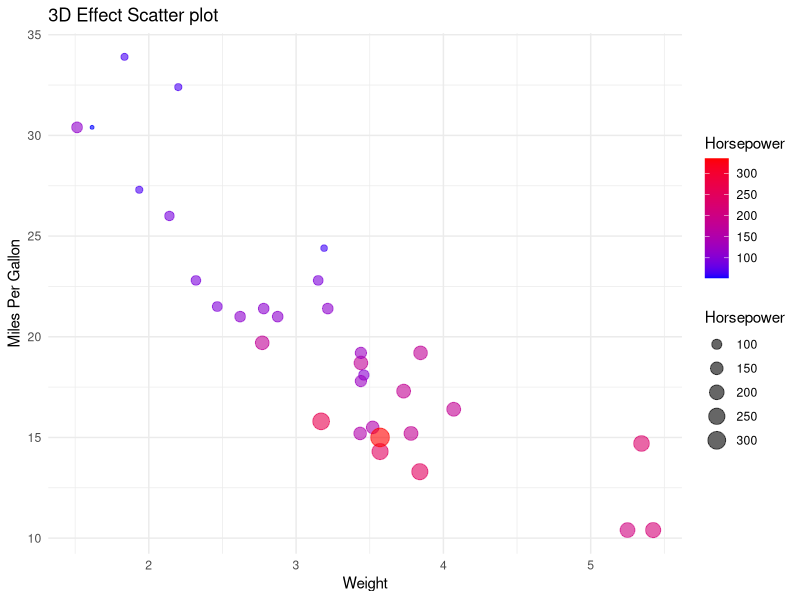
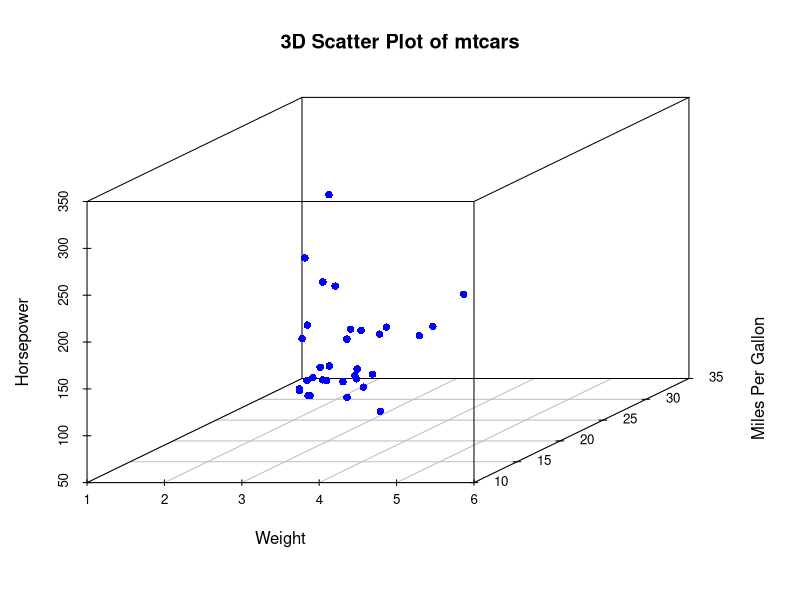
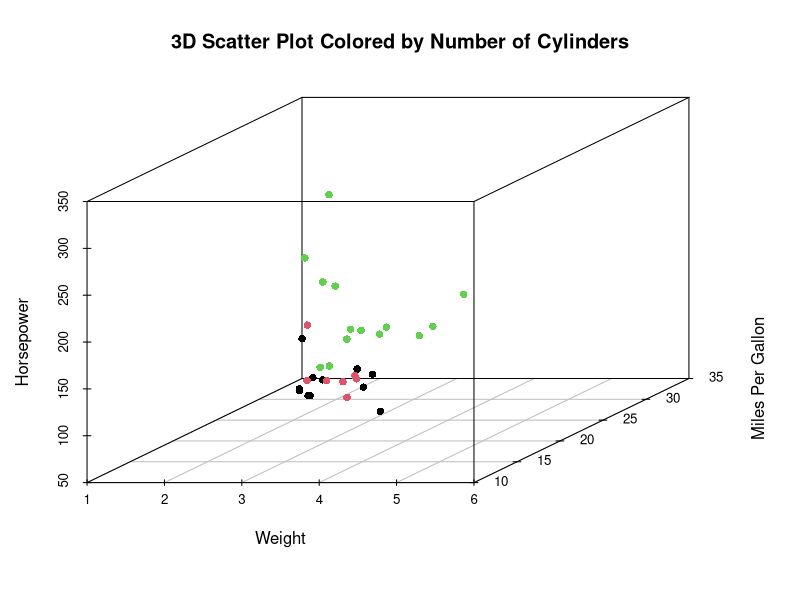
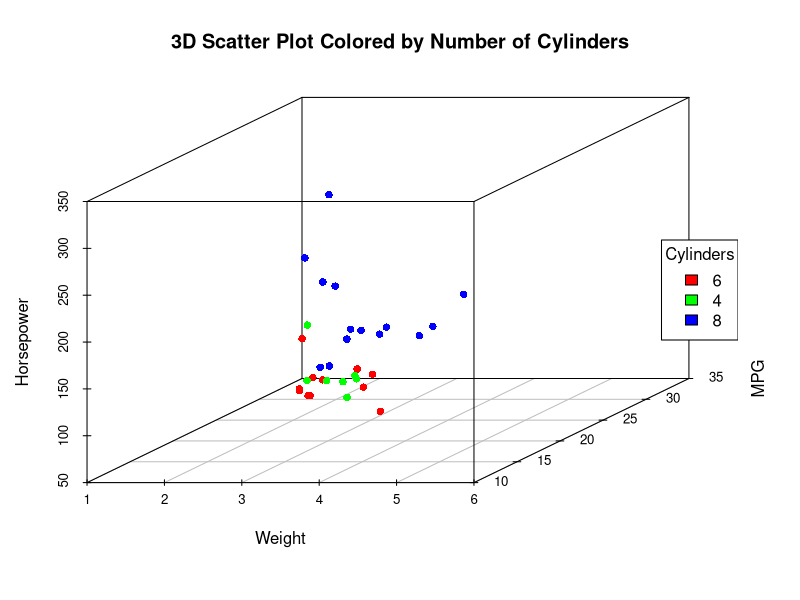
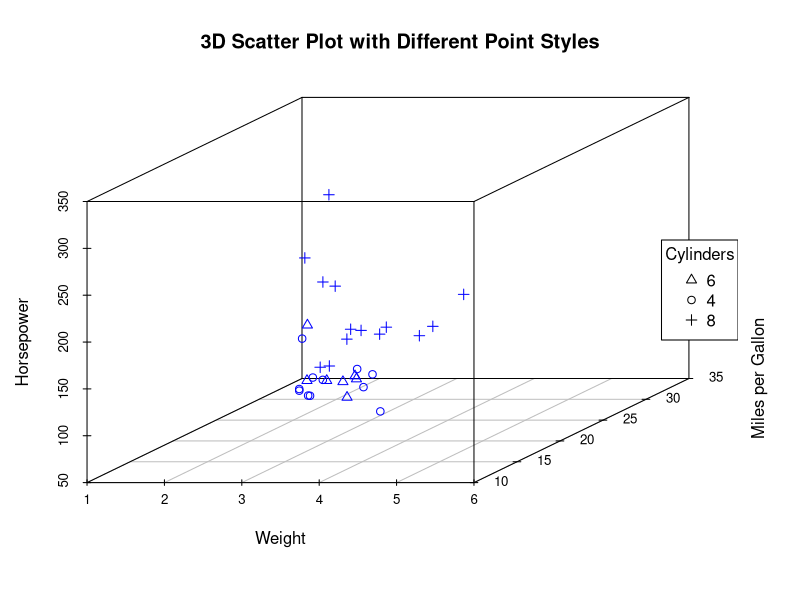
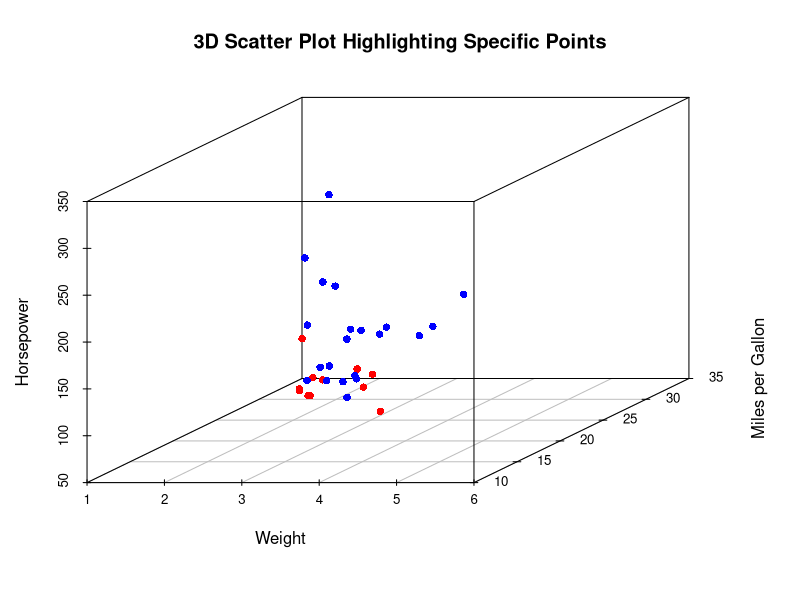
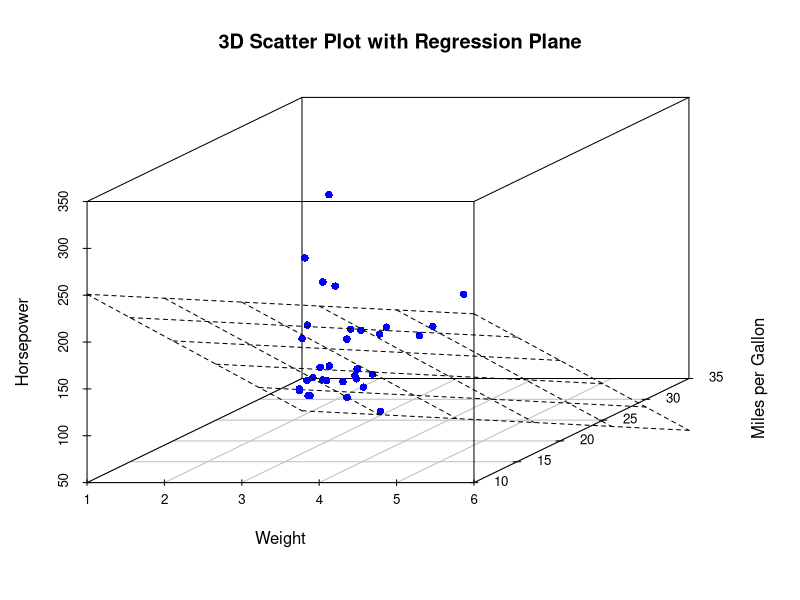

These figures' R source, in order:
## ---- chunk 1
# Load the required libraries for 3D plots, suppressing annoying startup messages
library(scatterplot3d, quietly = TRUE, warn.conflicts = FALSE)
## ---- chunk 2
# Load the required libraries, suppressing annoying startup messages
library(dplyr, quietly = TRUE, warn.conflicts = FALSE)
library(tibble, quietly = TRUE, warn.conflicts = FALSE)
library(ggplot2, quietly = TRUE, warn.conflicts = FALSE) # For data visualization
library(ggpubr, quietly = TRUE, warn.conflicts = FALSE) # For data visualization

# Read the mtcars dataset into a tibble called tb
data(mtcars)
tb <- as_tibble(mtcars)

# Convert relevant columns into factor variables
tb$cyl <- as.factor(tb$cyl) # cyl = {4,6,8}, number of cylinders
tb$am <- as.factor(tb$am) # am = {0,1}, 0:automatic, 1: manual transmission
tb$vs <- as.factor(tb$vs) # vs = {0,1}, v-shaped engine, 0:no, 1:yes
tb$gear <- as.factor(tb$gear) # gear = {3,4,5}, number of gears
## ---- chunk 3
# Load necessary library
library(ggplot2)

# Create a scatter plot with the perception of depth using size and color
ggplot(tb, 
       aes(x = wt, 
           y = mpg, 
           color = hp, 
           size = hp)) +  # Define the data and aesthetics for the plot
  geom_point(alpha = 0.6) +  # Add points to the plot with transparency
  scale_color_gradient(low = "blue", high = "red") +  # Define color gradient
  theme_minimal() +  # Set the plot theme to minimal
  labs(title = "3D Effect Scatter plot", 
       x = "Weight", 
       y = "Miles Per Gallon", 
       color = "Horsepower", 
       size = "Horsepower")  # Set plot labels and title

## ---- chunk 4
# Load the scatterplot3d library for 3D plotting
library(scatterplot3d)

# Create a 3D scatter plot using the tb tibble
sp3 <- scatterplot3d(x = tb$wt, 
                     y = tb$mpg, 
                     z = tb$hp, 
                     xlab = "Weight", 
                     ylab = "Miles Per Gallon", 
                     zlab = "Horsepower",
                     pch = 16, color = "blue", 
                     main = "3D Scatter Plot of mtcars")

## ---- chunk 5
# Load the scatterplot3d library for 3D plotting
library(scatterplot3d)

# Create a 3D scatter plot using the tb tibble, with points colored by the number of cylinders
sp32 <- scatterplot3d(x = tb$wt, 
                      y = tb$mpg, 
                      z = tb$hp, 
                      color = as.numeric(tb$cyl),  # Color points by the number of cylinders
                      pch = 16,  # Use a specific point symbol
                      xlab = "Weight", 
                      ylab = "Miles Per Gallon", 
                      zlab = "Horsepower",
                      main = "3D Scatter Plot Colored by Number of Cylinders")

## ---- chunk 6
library(scatterplot3d)
# Define a color palette
color_palette <- rainbow(length(unique(tb$cyl)))

# Create a scatterplot3d and specify colors by the number of cylinders
sp33 <- scatterplot3d(x = tb$wt, y = tb$mpg, z = tb$hp, 
                     color = color_palette[as.numeric(tb$cyl)], 
                     pch = 16,
                     xlab = "Weight", ylab = "MPG", zlab = "Horsepower",
                     main = "3D Scatter Plot Colored by Number of Cylinders")
# Add a color legend
legend("right", 
       legend = unique(as.character(tb$cyl)), 
       fill = color_palette, 
       title = "Cylinders")
## ---- chunk 7
# Create a scatterplot3d and specify point shapes by the number of cylinders
sp34 <- scatterplot3d(x = tb$wt, 
                      y = tb$mpg, 
                      z = tb$hp, 
                      pch = as.numeric(tb$cyl),  # Set point shapes based on the number of cylinders
                      color = "blue",  # Set the point color to blue
                      xlab = "Weight", 
                      ylab = "Miles per Gallon", 
                      zlab = "Horsepower",
                      main = "3D Scatter Plot with Different Point Styles")

# Get unique cylinder values and corresponding point shapes
cylinders <- unique(tb$cyl)
shapes <- as.numeric(cylinders)

# Add a legend for point shapes
legend("right", 
       legend = as.character(cylinders),  # Display cylinder values as legend labels
       pch = shapes,  # Use corresponding point shapes as legend symbols
       title = "Cylinders")  # Set legend title

## ---- chunk 8
# Create a scatterplot3d with specific point highlighting based on the number of cylinders
sp35 <- scatterplot3d(x = tb$wt,
                      y = tb$mpg, 
                      z = tb$hp, 
                      pch = 16,  # Use a specific point shape
                      color = ifelse(tb$cyl == 4, "red", "blue"),  # Color points based on the number of cylinders
                      xlab = "Weight", 
                      ylab = "Miles per Gallon", 
                      zlab = "Horsepower",
                      main = "3D Scatter Plot Highlighting Specific Points")
## ---- chunk 9
library(scatterplot3d)

# Create a 3D scatter plot
sp36 <- scatterplot3d(x = tb$wt, y = tb$mpg, z = tb$hp, 
                     pch = 16, color = "blue",
                     xlab = "Weight", ylab = "Miles per Gallon", zlab = "Horsepower",
                     main = "3D Scatter Plot with Regression Plane")
                     
# Fit a linear model and add a regression plane to the 3D scatter plot
model <- lm(hp ~ wt + mpg, data = tb)
sp36$plane3d(model)
